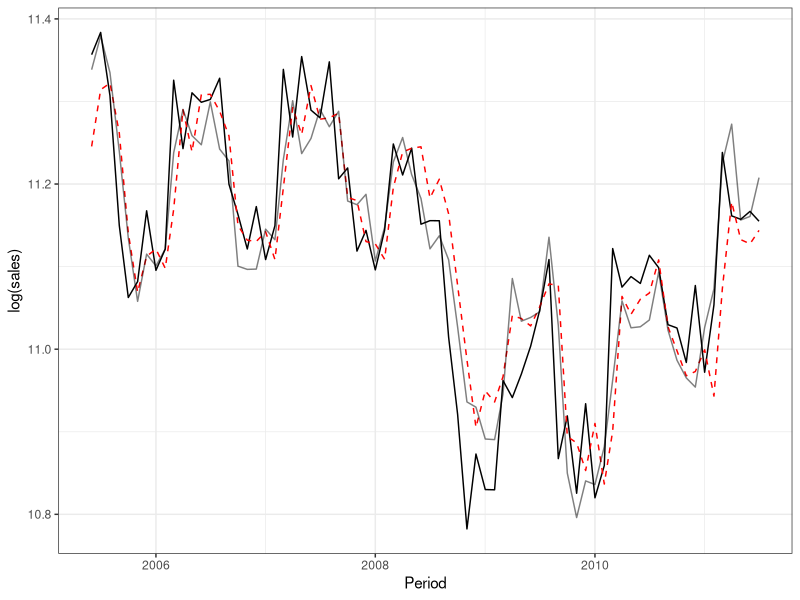
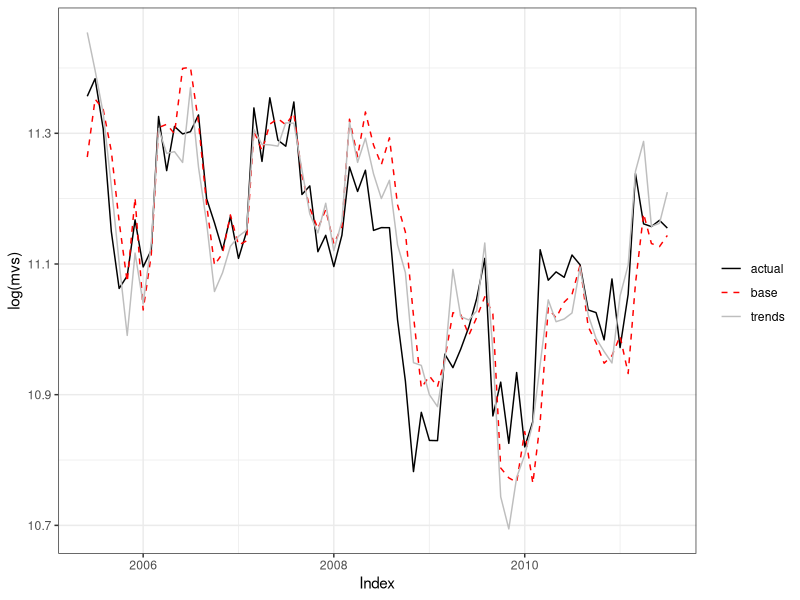
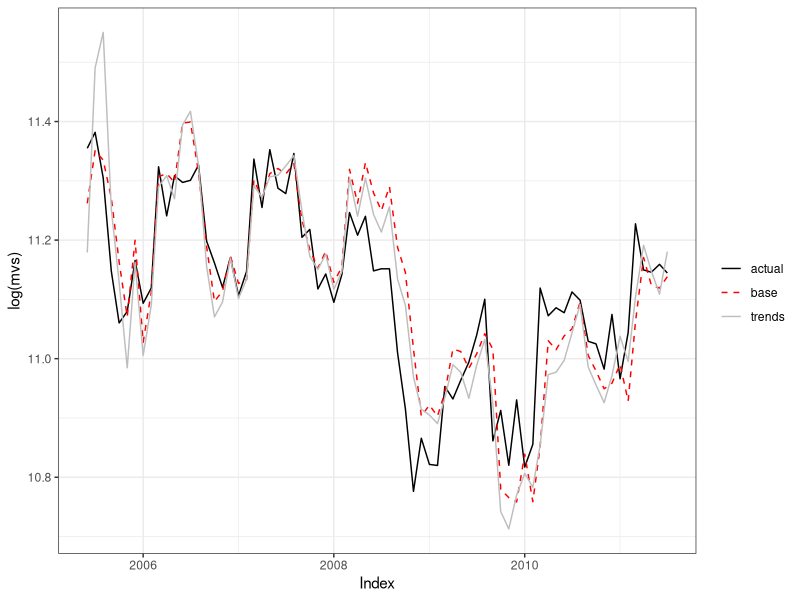
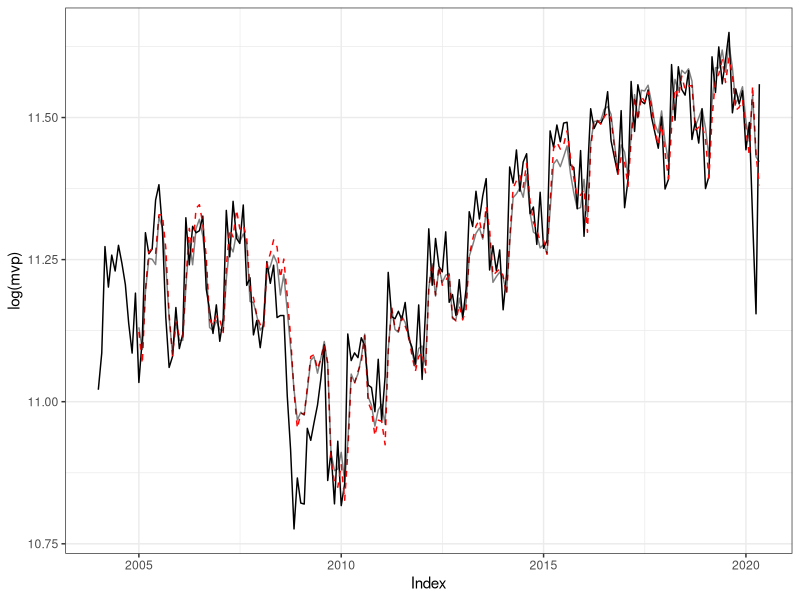
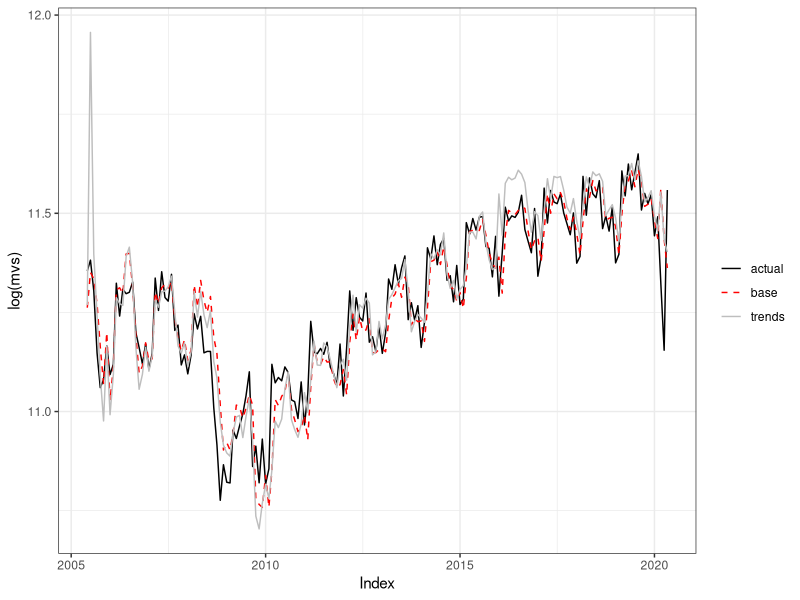

R code for these plots, in order:
## ---- chunk 1
library(scales)
library(broom)
library(modelr)
library(tidyverse)

theme_set(theme_bw())

knitr::opts_chunk$set(echo = TRUE)
## ---- chunk 2
motor_vehicles <- read.csv('merged.csv')
motor_vehicles %>%
  mutate(Period = as.Date(Period)) -> motor_vehicles

motor_vehicles %>% 
  mutate(last_month_sales = lag(sales, 1), last_year_sales = lag(sales, 12)) -> motor_vehicles

## ---- chunk 3

#Let yt be the log of the observation at time t
base_model <- lm(log(sales) ~ log(last_month_sales) + log(last_year_sales), data = motor_vehicles)

#summary(base_model)

tidy(base_model)
glance(base_model)

## ---- chunk 4

trends_model <- lm(log(sales) ~ log(last_month_sales) + log(last_year_sales) + suvs + insurance, data = motor_vehicles)

tidy(trends_model)
glance(trends_model)

## ---- chunk 5

motor_vehicles %>% 
  add_predictions(base_model, "base") %>%
  add_predictions(trends_model, "trend") -> motor_vehicles_in_sample

motor_vehicles_in_sample %>%
  filter(Period >= "2005-06-01") %>%
  ggplot(aes(x=Period, y = log(sales))) +
  geom_line() + 
  geom_line(aes(y=base), color = "red", linetype="dashed") +
  geom_line(aes(y=trend), alpha = .5)


## ---- chunk 6

#split the data 1-17 for first model

  #top_17_mv <- 
  #  filter(motor_vehicles ,Period < "2005-06-01")

#train the first model

base_line_out <- lm(log(sales) ~ log(last_month_sales) + log(last_year_sales), data=motor_vehicles[1:17,])

trend_line_out <- lm(log(sales) ~ log(last_month_sales) + log(last_year_sales) + suvs + insurance, data=motor_vehicles[1:17,])

#tidy(model_01)
#glance(model_01)

#predictions <- add_row(
# add_predictions(motor_vehicles[17,], model_01, "base_pred")) #-> predictions

#predictions <- add_predictions(motor_vehicles[18,], model_01, "base_pred")

predictions <-  motor_vehicles[18,] %>% add_predictions(base_line_out, "base_pred") %>% add_predictions(trend_line_out, "trend_pred")


#for loop adding next month data to training split

rows <- 18:90

for (row in rows) {
  
  base_line_out <- 
     lm(log(sales) ~ log(last_month_sales) + log(last_year_sales), data=motor_vehicles[1:row,])

  trend_line_out <- 
    lm(log(sales) ~ log(last_month_sales) + log(last_year_sales) + suvs + insurance, data=motor_vehicles[1:row,])
    
 # predictions <- add_row(predictions, add_predictions(motor_vehicles[row+1,], model_01, "base_pred"))
  
  predictions <- 
    add_row(predictions, add_predictions(motor_vehicles[row+1, ], base_line_out, "base_pred") %>% add_predictions(trend_line_out, "trend_pred"))
  
}


#plot
predictions %>%
  ggplot() +
  geom_line(aes(x = Period, y = log(sales), color = "actual")) +
  geom_line(aes(x = Period, y = base_pred, color = "base"), linetype = "dashed") +
  geom_line(aes(x = Period, y = trend_pred, color = "trends")) +
  scale_colour_manual("", 
                      breaks = c("actual", "base", "trends"),
                      values = c("black", "red", "grey")) +
  ylab("log(mvs)")+
  xlab("Index")

## ---- chunk 7
maebase <-
  mean(abs(predictions$base_pred - log(predictions$sales)))  #MAE for the baseline model
maetrends <-
  mean(abs(predictions$trend_pred - log(predictions$sales))) #MAE for the trends model

((maetrends - maebase)/maebase)*100
  
## ---- chunk 8

census <- read.csv("census_data.csv")

census %>% 
  mutate(Period = as.Date(Period, format= "%m/%d/%Y")) %>%
  rename("period"= "Period", "sales"="Value") -> census

#load trucks and suv trends data
trends_data_suv<- read.csv("trucks_suv_2011.csv")

trends_data_suv %>%
  rename("suv"="Geo..United.States") %>%
  mutate(Month = paste(Month, "-01", sep=""), 
         Month = as.Date(Month, format="%Y-%m-%d"))-> trends_data_suv

inner_join(census, trends_data_suv, by=c("period"="Month")) -> motor_vehicles

#load auto insurance data
trends_insurance<- read.csv("insurance_2011.csv", F)

trends_insurance %>% 
  rename("date"="V1","insurance"= "V2") %>%
  mutate(date = paste(date, "-01", sep=""), 
         date = as.Date(date, format="%Y-%m-%d"))-> trends_insurance

inner_join(motor_vehicles, trends_insurance, by=c("period"="date")) -> motor_vehicles
      
## ---- chunk 9
#adding lag columns

motor_vehicles %>% 
  mutate(last_month_sales = lag(sales, 1), last_year_sales = lag(sales, 12)) -> motor_vehicles

#base model without trends data
base_model <- lm(log(sales) ~ log(last_month_sales) + log(last_year_sales), data = motor_vehicles)

tidy(base_model)
glance(base_model)

#trends model with trends data
trends_model <- lm(log(sales) ~ log(last_month_sales) + log(last_year_sales) + suv + insurance, data = motor_vehicles)

tidy(trends_model)
glance(trends_model)

## ---- chunk 10
#first model based on the first 17 months
base_line_out <- lm(log(sales) ~ log(last_month_sales) + log(last_year_sales), data=motor_vehicles[1:17,])

trend_line_out <- lm(log(sales) ~ log(last_month_sales) + log(last_year_sales) + suv + insurance, data=motor_vehicles[1:17,])

#tidy(trend_line_out)
#glance(trend_line_out)

predictions <-  motor_vehicles[18,] %>% add_predictions(base_line_out, "base_pred") %>% add_predictions(trend_line_out, "trend_pred")


#for loop for the rolling window

#mae_base <- c(mae(base_line_out, predictions))
#mae_trend <- c(mae(trend_line_out, predictions))

rows <- 18:90
for (row in rows) {
  
  base_line_out <- 
     lm(log(sales) ~ log(last_month_sales) + log(last_year_sales), data=motor_vehicles[1:row,])

  trend_line_out <- 
    lm(log(sales) ~ log(last_month_sales) + log(last_year_sales) + suv + insurance, data=motor_vehicles[1:row,])
    
  predictions <- 
    add_row(predictions, add_predictions(motor_vehicles[row+1, ], base_line_out, "base_pred") %>% add_predictions(trend_line_out, "trend_pred"))
  
#  mae_base <- c(mae_base, mae(base_line_out, predictions))
#  mae_trend <- c(mae_trend, mae(trend_line_out, predictions))
  
}

#plot
predictions %>%
  ggplot() +
  geom_line(aes(x = period, y = log(sales), color = "actual")) +
  geom_line(aes(x = period, y = base_pred, color = "base"), linetype = "dashed") +
  geom_line(aes(x = period, y = trend_pred, color = "trends")) +
  scale_colour_manual("", 
                      breaks = c("actual", "base", "trends"),
                      values = c("black", "red", "grey")) +
  ylab("log(mvs)")+
  xlab("Index")

## ---- chunk 11
maebase <-
  mean(abs(predictions$base_pred - log(predictions$sales)))

maetrends <-
  mean(abs(predictions$trend_pred - log(predictions$sales)))

((maetrends - maebase)/maebase)*100

## ---- chunk 12
# Calculate the MAE during recession (December 2007 through June 2009)

recession <- predictions %>% filter(period > '2007-11-01' & period <= '2009-06-01')

mae_base_re <- mean(abs(recession$base_pred - log(recession$sales)))

mae_trend_re <- mean(abs(recession$trend_pred - log(recession$sales)))

((mae_trend_re - mae_base_re) / mae_base_re) * 100

## ---- chunk 13

trends_data_suv <- read.csv("trucks_suv.csv")
trends_insurance <- read.csv("auto_insurance.csv")

#reformat trends data

trends_data_suv %>%
  rename("suv"="Geo..United.States") %>%
  mutate(Month = paste(Month, "-01", sep=""), 
         Month = as.Date(Month, format="%Y-%m-%d"))-> trends_data_suv

inner_join(census, trends_data_suv, by=c("period"="Month")) -> motor_vehicles

trends_insurance %>% 
  rename("date"="Month","insurance"= "Geo..United.States") %>%
  mutate(date = paste(date, "-01", sep=""), 
         date = as.Date(date, format="%Y-%m-%d"))-> trends_insurance

inner_join(motor_vehicles, trends_insurance, by=c("period"="date")) -> motor_vehicles

#filter instances where sales is blank June 2020 not yet available
motor_vehicles %>%
  filter(!is.na(sales)) -> motor_vehicles


#adding lag columns
motor_vehicles %>% 
  mutate(last_month_sales = lag(sales, 1), last_year_sales = lag(sales, 12)) -> motor_vehicles

## ---- chunk 14

#base model without trends data
base_model <- lm(log(sales) ~ log(last_month_sales) + log(last_year_sales), data = motor_vehicles)

tidy(base_model)
glance(base_model)

#trends model with trends data
trends_model <- lm(log(sales) ~ log(last_month_sales) + log(last_year_sales) + suv + insurance, data = motor_vehicles)

tidy(trends_model)
glance(trends_model)

## ---- chunk 15
motor_vehicles %>% 
  add_predictions(base_model, "base") %>%
  add_predictions(trends_model, "trend") -> motor_vehicles_in_sample

motor_vehicles_in_sample %>%
  ggplot(aes(x=period, y = log(sales))) +
  geom_line() + 
  geom_line(aes(y=base), color = "red", linetype="dashed") +
  geom_line(aes(y=trend), alpha = .5) +
  xlab("Index") +
  ylab("log(mvp)")

## ---- chunk 16

#first model based on the first 17 months
base_line_out <- lm(log(sales) ~ log(last_month_sales) + log(last_year_sales), data=motor_vehicles[1:17,])

trend_line_out <- lm(log(sales) ~ log(last_month_sales) + log(last_year_sales) + suv + insurance, data=motor_vehicles[1:17,])

#tidy(trend_line_out)
#glance(trend_line_out)

predictions <-  motor_vehicles[18,] %>% add_predictions(base_line_out, "base_pred") %>% add_predictions(trend_line_out, "trend_pred")


#for loop for the rolling window

mae_base <- c(mae(base_line_out, predictions))
mae_trend <- c(mae(trend_line_out, predictions))

rows <- 18:196
for (row in rows) {
  
  base_line_out <- 
     lm(log(sales) ~ log(last_month_sales) + log(last_year_sales), data=motor_vehicles[1:row,])

  trend_line_out <- 
    lm(log(sales) ~ log(last_month_sales) + log(last_year_sales) + suv + insurance, data=motor_vehicles[1:row,])
    
  predictions <- 
    add_row(predictions, add_predictions(motor_vehicles[row+1, ], base_line_out, "base_pred") %>% add_predictions(trend_line_out, "trend_pred"))
  
  mae_base <- c(mae_base, mae(base_line_out, predictions))
  mae_trend <- c(mae_trend, mae(trend_line_out, predictions))
  
}

#plot
predictions %>%
  ggplot() +
  geom_line(aes(x = period, y = log(sales), color = "actual")) +
  geom_line(aes(x = period, y = base_pred, color = "base"), linetype = "dashed") +
  geom_line(aes(x = period, y = trend_pred, color = "trends")) +
  scale_colour_manual("", 
                      breaks = c("actual", "base", "trends"),
                      values = c("black", "red", "grey")) +
  ylab("log(mvs)")+
  xlab("Index")

## ---- chunk 17
maebase <-
  mean(abs(predictions$base_pred - log(predictions$sales)))

maetrends <-
  mean(abs(predictions$trend_pred - log(predictions$sales)))

((maetrends - maebase)/maebase)*100

## ---- chunk 18
# Calculate the MAE during recession (December 2007 through June 2009)

recession <- predictions %>% filter(period > '2007-11-01' & period <= '2009-06-01')

mae_base_re <- mean(abs(recession$base_pred - log(recession$sales)))

mae_trend_re <- mean(abs(recession$trend_pred - log(recession$sales)))

((mae_trend_re - mae_base_re) / mae_base_re) * 100

## ---- chunk 19
covid19 <- predictions %>% filter(period >= '2020-03-01')

mae_base_re <- mean(abs(covid19$base_pred - log(covid19$sales)))

mae_trend_re <- mean(abs(covid19$trend_pred - log(covid19$sales)))

((mae_trend_re - mae_base_re) / mae_base_re) * 100

